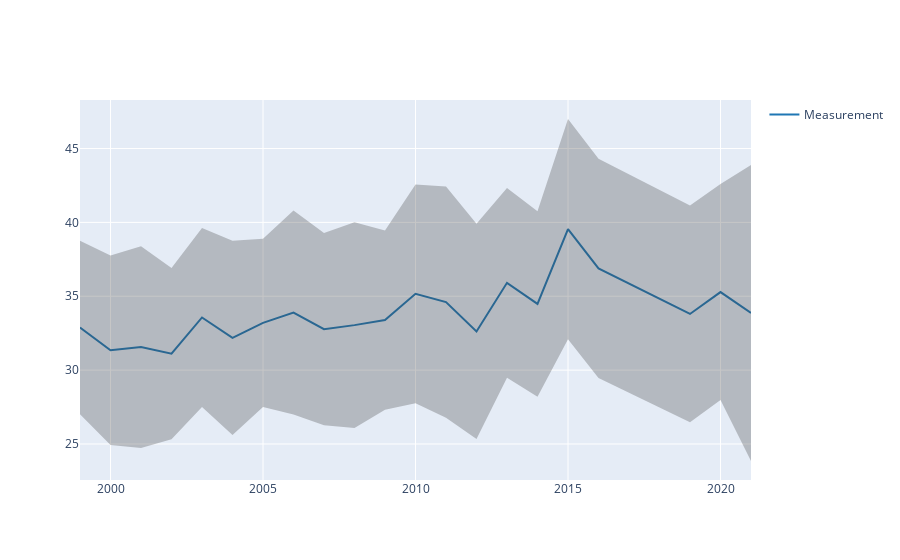

Here is the notebook cell this chart was saved with:
### Code cell
#Calcul de la deviation
liste=['L1','Année','Vit. 20m','Vit. 50m','Développer\nCouché','Détente\nVerticale','Souplesse','Equilibre','Coordination','50M ','BCPE\n']
liste2=['Vit. 20m','Vit. 50m','Développer\nCouché','Détente\nVerticale','Souplesse','Equilibre','Coordination','50M ','BCPE\n']

df=pd.read_excel('CleanData.xlsx')
df2005=df[df['Année']==2005]
print(df[liste2].describe())
print(df2005[liste2].describe())

df_dev=df.copy() 
df=df.groupby(['Année','L1']).mean().reset_index()

print('df')
print(df.columns)

for i in liste2:
    print(df[i])


print('deviation')
df_dev=df_dev.groupby(['Année','L1']).std().reset_index()


df['devDevel']=df_dev['Développer\nCouché']
dfh=df[df['L1']=='M']
dff=df[df['L1']=='F']




fig = go.Figure([
    go.Scatter(
        name='Measurement',
        x=dff['Année'],
        y=dff['Développer\nCouché'],
        mode='lines',
        line=dict(color='rgb(31, 119, 180)'),
    ),
    go.Scatter(
        name='Upper Bound',
        x=dff['Année'],
        y=dff['Développer\nCouché']+0.95*dff['devDevel'],
        mode='lines',
        marker=dict(color="#444"),
        line=dict(width=0),
        showlegend=False
    ),
    go.Scatter(
        name='Lower Bound',
        x=dff['Année'],
        y=dff['Développer\nCouché']-0.95*dff['devDevel'],
        marker=dict(color="#444"),
        line=dict(width=0),
        mode='lines',
        fillcolor='rgba(68, 68, 68, 0.3)',
        fill='tonexty',
        showlegend=False
    )
])
fig.show()

### Figure 1 — Plotly figure (JSON) as saved in the notebook; plotly's stock layout.template omitted (floating-point values rounded to 4 significant figures)
{"data": [{"line": {"color": "rgb(31, 119, 180)"}, "mode": "lines", "name": "Measurement", "type": "scatter", "x": [1999, 2000, 2001, 2002, 2003, 2004, 2005, 2006, 2007, 2008, 2009, 2010, 2011, 2012, 2013, 2014, 2015, 2016, 2019, 2020, 2021], "y": [32.89, 31.34, 31.56, 31.12, 33.56, 32.19, 33.2, 33.9, 32.77, 33.05, 33.39, 35.16, 34.6, 32.62, 35.91, 34.48, 39.54, 36.88, 33.8, 35.28, 33.87]}, {"line": {"width": 0}, "marker": {"color": "#444"}, "mode": "lines", "name": "Upper Bound", "showlegend": false, "type": "scatter", "x": [1999, 2000, 2001, 2002, 2003, 2004, 2005, 2006, 2007, 2008, 2009, 2010, 2011, 2012, 2013, 2014, 2015, 2016, 2019, 2020, 2021], "y": [38.76, 37.75, 38.38, 36.91, 39.62, 38.76, 38.89, 40.8, 39.28, 40.01, 39.46, 42.57, 42.44, 39.9, 42.33, 40.76, 47.0, 44.3, 41.14, 42.59, 43.88]}, {"fill": "tonexty", "fillcolor": "rgba(68, 68, 68, 0.3)", "line": {"width": 0}, "marker": {"color": "#444"}, "mode": "lines", "name": "Lower Bound", "showlegend": false, "type": "scatter", "x": [1999, 2000, 2001, 2002, 2003, 2004, 2005, 2006, 2007, 2008, 2009, 2010, 2011, 2012, 2013, 2014, 2015, 2016, 2019, 2020, 2021], "y": [27.02, 24.93, 24.73, 25.32, 27.51, 25.62, 27.51, 26.99, 26.26, 26.09, 27.32, 27.76, 26.77, 25.34, 29.49, 28.2, 32.09, 29.46, 26.47, 27.97, 23.85]}], "layout": {}}
